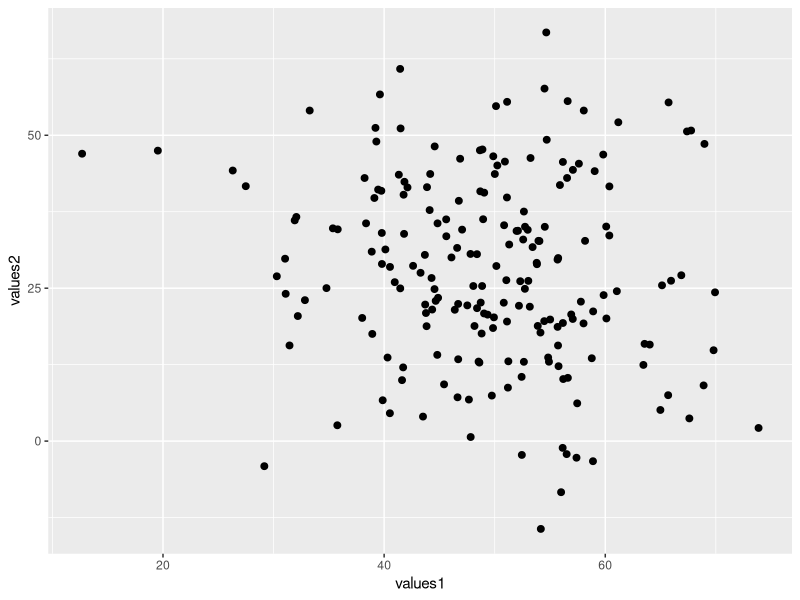
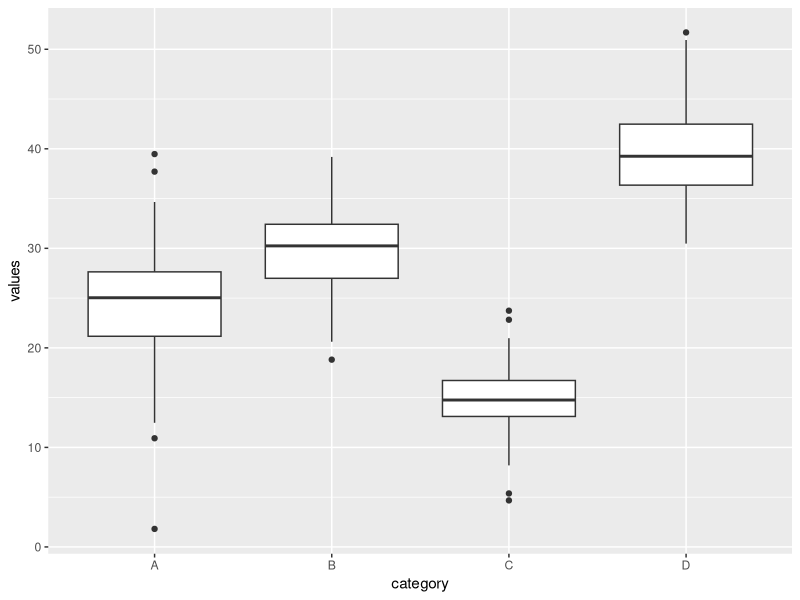
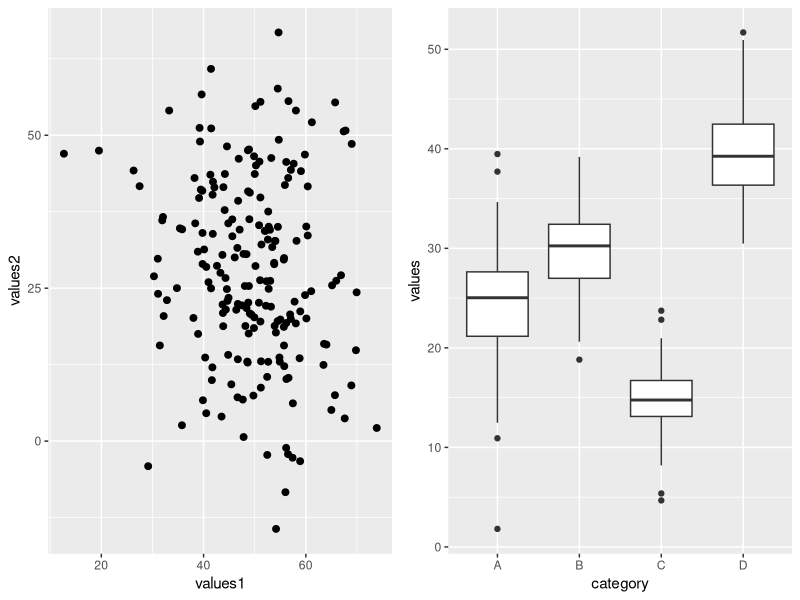
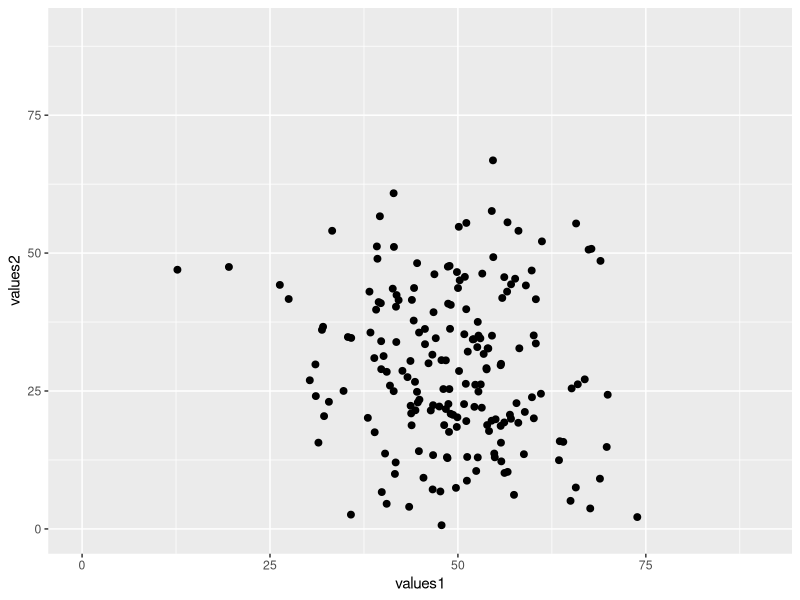
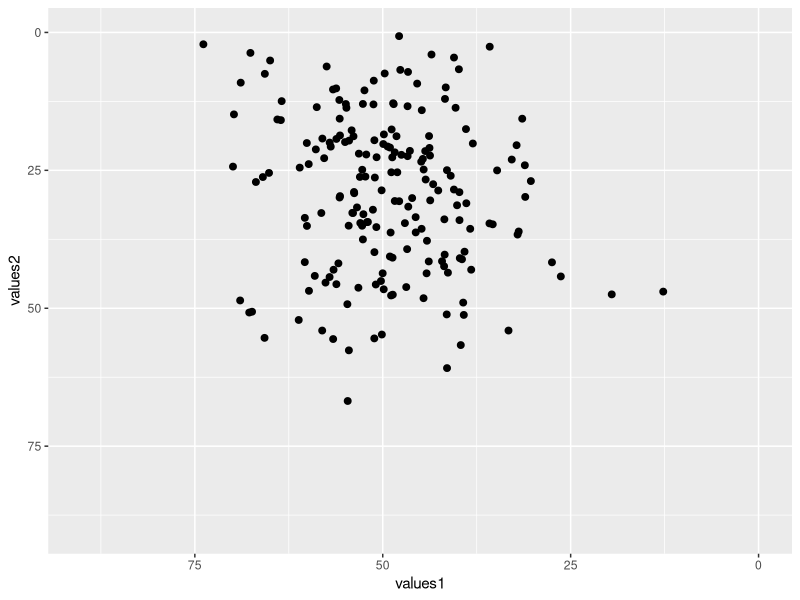
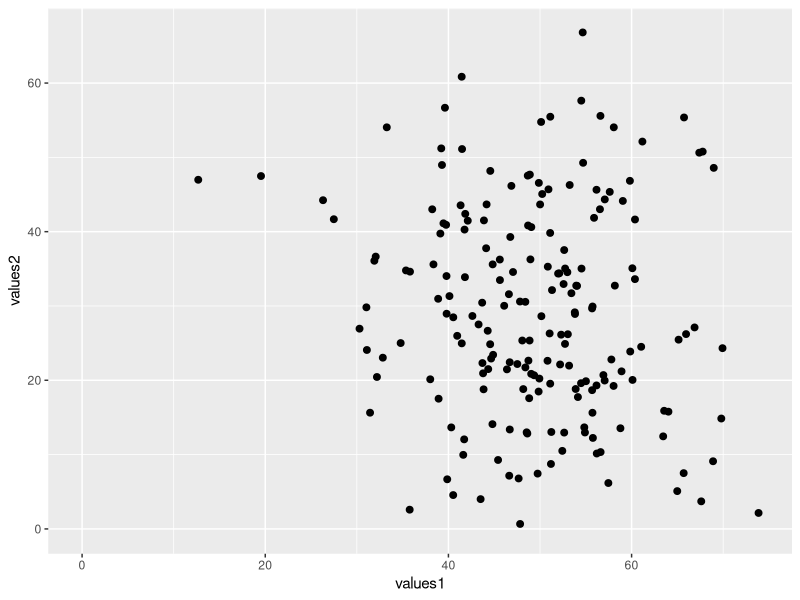
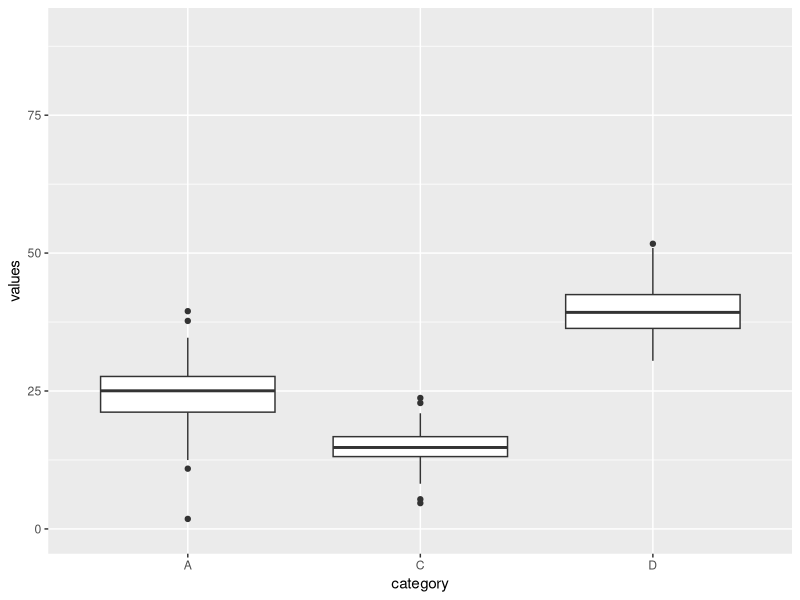
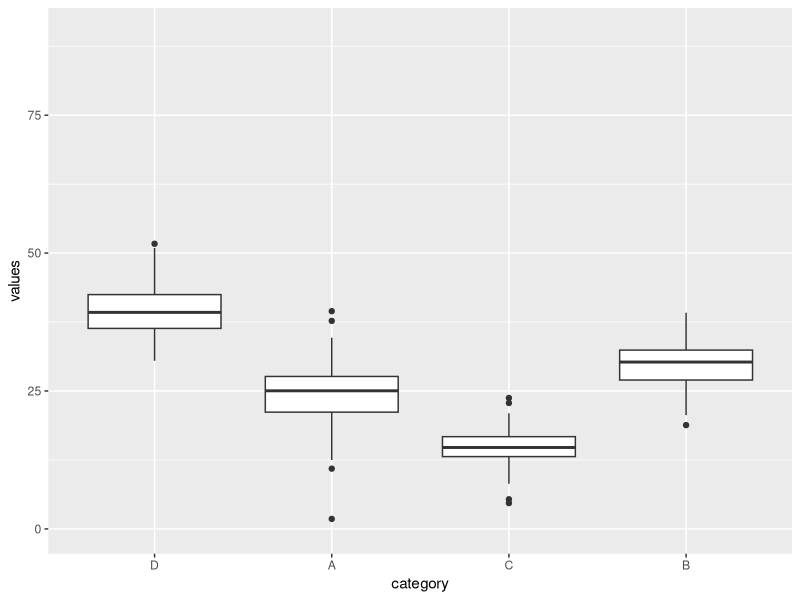

The R source for these figures, in order:
## ---- chunk 1
knitr::opts_chunk$set(echo = TRUE, fig.align='center')

# title: axis limits
# author: jonathan
# revised: 14/3/2020 

WEB <- c("https://bioceed.uib.no/dropfolder/bioSTATS/Rmd/Visualizing/Essential/axis-limits.html")
GIT <- c("https://github.com/jonathansoule/biostats/blob/master/Visualizing/Essential/axis-limits.Rmd")
library(ggplot2)
library(gridExtra)

# variable 1 (continuous, used in the scatter plot)
values1 <- rnorm(200, mean=50, sd=10) 
# variable 2 (continuous, used in the scatter plot)
values2 <- c(rnorm(100, mean=20, sd=10), rnorm(100, mean=40, sd=10))
# variable 3 (continuous, used in the boxplot)
values <- c(rnorm(150, mean=25, sd=5), rnorm(150, mean=30, sd=4), rnorm(150, mean=15, 3), rnorm(150, mean=40, sd=5)) 
# variable 4 (categorical, used in the boxplot)
category <- c(rep("A", 150), rep("B", 150), rep("C", 150), rep("D", 150))

# dataframe for the scatter plot
df <- data.frame(values1, values2)
# dataframe for the boxplot
df2 <- data.frame(category, values)

# scatter plot
baseplot1 <- ggplot(df, aes(values1, values2)) +
  geom_point(size=2) 
baseplot1

# boxplot
baseplot2 <- ggplot(df2, aes(category, values)) +
  geom_boxplot()
baseplot2
## ---- chunk 2
#grid of plots
grid.arrange(baseplot1, baseplot2, ncol=2)
## ---- chunk 3
baseplot1 +
  xlim(0, 90) +
  ylim(0, 90)
## ---- chunk 4
baseplot1 +
  xlim(90, 0) +
  ylim(90, 0)
## ---- chunk 5
baseplot1 +
  xlim(0, NA) +
  ylim(0, NA)
## ---- chunk 6
baseplot2 +
  xlim("A", "C", "D") +
  ylim(0, 90)
## ---- chunk 7
baseplot2 +
  xlim("D", "A", "C", "B") +
  ylim(0, 90)
## ---- chunk 8
baseplot1 +
  scale_x_continuous(limits=c(0, 90)) +
  scale_y_continuous(limits=c(NA, 90))
## ---- chunk 9
baseplot2 +
  scale_x_discrete(limits=c("D", "A", "C", "B")) +
  scale_y_continuous(limits=c(0, 90))
